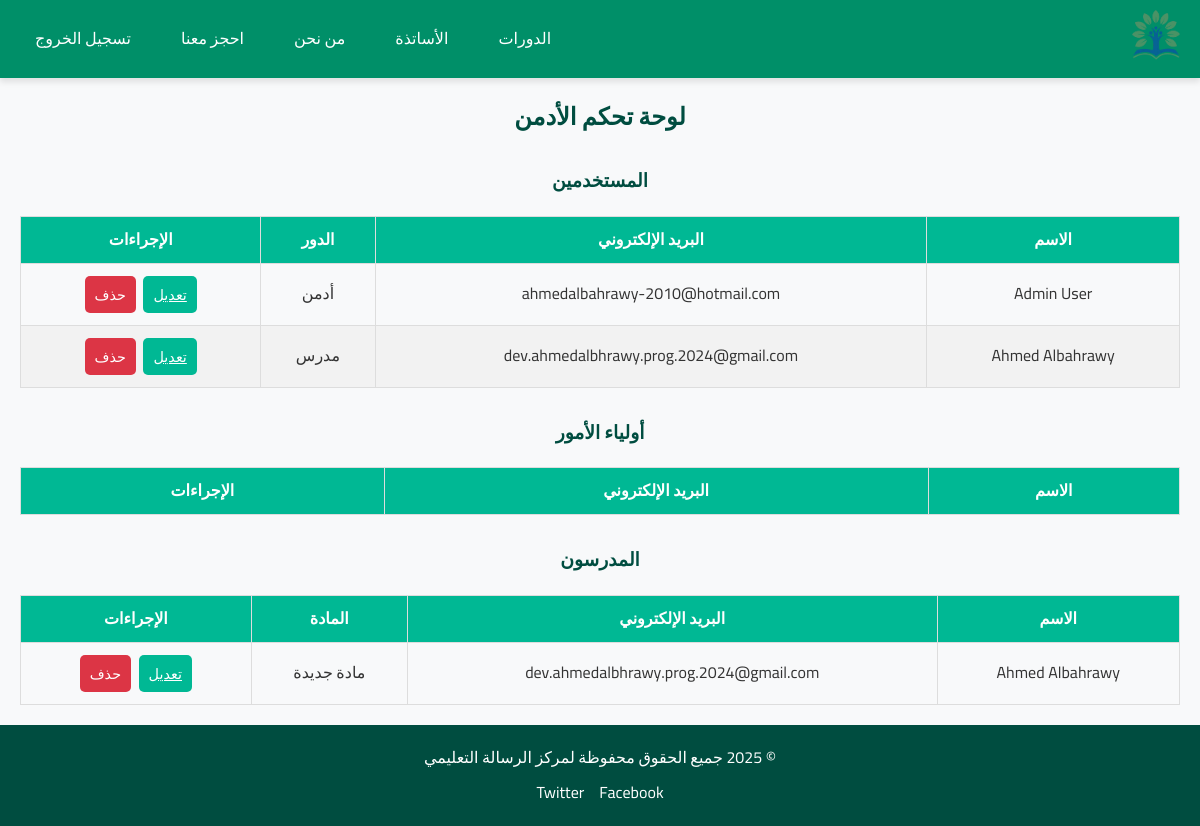
The app's page /admin/dashboard (signed in) with its own data.
### resala/models.py (models this page shows, shortened)
class User(db.Model, UserMixin):
    id = db.Column(db.Integer, primary_key=True)
    name = db.Column(db.String(100), nullable=False)
    email = db.Column(db.String(100), unique=True, nullable=False)
    password_hash = db.Column(db.String(100), nullable=False)
    profile_image = db.Column(db.String(200))  # رابط صورة المستخدم
    role_id = db.Column(db.Integer, db.ForeignKey('role.id'), nullable=False)
    created_at = db.Column(db.DateTime, default=datetime.utcnow)
    updated_at = db.Column(db.DateTime, default=datetime.utcnow, onupdate=datetime.utcnow)
    role = db.relationship('Role', back_populates='users')  # استخدام back_populates
    student = db.relationship('Student', backref='user', uselist=False, lazy=True)
    teacher = db.relationship('Teacher', backref='user', uselist=False, lazy=True)
    parent = db.relationship('Parent', backref='user', uselist=False, lazy=True)
    admin = db.relationship('Admin', backref='user', uselist=False, lazy=True)
    @property
    def is_admin(self):
        return self.role.name == 'أدمن'

class Role(db.Model):
    id = db.Column(db.Integer, primary_key=True)
    name = db.Column(db.String(50), unique=True, nullable=False)  # مثل: طالب، مدرس، ولي أمر، أدمن
    users = db.relationship('User', back_populates='role', lazy=True)  # استخدام back_populates

class Teacher(db.Model):
    id = db.Column(db.Integer, primary_key=True)
    user_id = db.Column(db.Integer, db.ForeignKey('user.id'), unique=True, nullable=False)
    subject = db.Column(db.String(100), nullable=False)  # المادة التي يدرسها
    classes = db.relationship('Class', backref='teacher', lazy=True)  # الفصول التي يدرسها المدر

### resala/auth/routes.py (the view)
@auth.route('/admin/dashboard')
@login_required
def admin_dashboard():
    if not current_user.is_admin:
        flash('غير مصرح لك بتنفيذ هذه العملية', 'error')
        return redirect(url_for('main.home'))
    users = User.query.all()
    parents = Parent.query.all()
    teachers = Teacher.query.all()
    return render_template('admin_dashboard.html', users=users, parents=parents, teachers=teachers)

### resala/models.py (called while the page is built)
@login_manager.user_loader
def load_user(id):
    return User.query.get(int(id))

### resala/templates/admin_dashboard.html (shortened to what this page needs)
{% extends "layout.html" %}
{% block content %}
<div class="admin-dashboard">
    <h2>لوحة تحكم الأدمن</h2>
    <h3>المستخدمين</h3>
    <div class="table-responsive">
        <table class="table">
            <thead>
                <tr>
                    <th>الاسم</th>
                    <th>البريد الإلكتروني</th>
                    <th>الدور</th>
                    <th>الإجراءات</th>
                </tr>
            </thead>
            <tbody>
                {% for user in users %}
                <tr>
                    <td>{{ user.name }}</td>
                    <td>{{ user.email }}</td>
                    <td>{{ user.role.name }}</td>
                    <td>
                        <a href="{{ url_for('auth.edit_user', user_id=user.id) }}" class="btn btn-primary">تعديل</a>
                        <form action="{{ url_for('auth.delete_user', user_id=user.id) }}" method="POST"
                            style="display: inline;">
                            <button type="submit" class="btn btn-danger">حذف</button>
                        </form>
                    </td>
                </tr>
                {% endfor %}
            </tbody>
        </table>
    </div>
    <h3>أولياء الأمور</h3>
    <div class="table-responsive">
        <table class="table">
            <thead>
                <tr>
                    <th>الاسم</th>
                    <th>البريد الإلكتروني</th>
                    <th>الإجراءات</th>
                </tr>
            </thead>
        </table>
    </div>
    <h3>المدرسون</h3>
    <div class="table-responsive">
        <table class="table">
            <thead>
                <tr>
                    <th>الاسم</th>
                    <th>البريد الإلكتروني</th>
                    <th>المادة</th>
                    <th>الإجراءات</th>
                </tr>
            </thead>
            <tbody>
                {% for teacher in teachers %}
                <tr>
                    <td>{{ teacher.user.name }}</td>
                    <td>{{ teacher.user.email }}</td>
                    <td>{{ teacher.subject }}</td>
                    <td>
                        <a href="{{ url_for('auth.edit_teacher', teacher_id=teacher.id) }}"
                            class="btn btn-primary">تعديل</a>
                        <form action="{{ url_for('auth.delete_teacher', teacher_id=teacher.id) }}" method="POST"
                            style="display: inline;">
                            <button type="submit" class="btn btn-danger">حذف</button>
                        </form>
                    </td>
                </tr>
                {% endfor %}
            </tbody>
        </table>
    </div>
</div>
{% endblock %}

### resala/templates/layout.html (shortened to what this page needs)
<!DOCTYPE html>
<html lang="ar" dir="rtl">
<head>
    <link rel="stylesheet" href="{{ url_for('static', filename='css/styles.css') }}">
</head>
<body>
    <header class="navbar">
        <div class="logo">
            <a href="{{ url_for('main.home') }}">
                <picture>
                    <source srcset="{{ url_for('static', filename='icons/Logo.webp') }}" type="image/webp">
                    <img src="{{ url_for('static', filename='icons/Logo.png') }}" alt="شعار الموقع" loading="lazy">
                </picture>
            </a>
        </div>
        <nav>
            <ul class="menu">
                <li><a href="{{ url_for('main.home') }}#courses">الدورات</a></li>
                <li><a href="{{ url_for('main.home') }}#teachers">الأساتذة</a></li>
                <li><a href="{{ url_for('main.home') }}#about">من نحن</a></li>
                <li><a href="{{ url_for('main.home') }}#contact">احجز معنا</a></li>
                {% if current_user.is_authenticated %}
                <li><a href="{{ url_for('auth.logout') }}">تسجيل الخروج</a></li>
                {% else %}
                <li><a href="{{ url_for('auth.login') }}">تسجيل الدخول</a></li>
                <li><a href="{{ url_for('auth.register') }}">إنشاء حساب</a></li>
                {% endif %}
            </ul>
        </nav>
    </header>
    {% block content %}{% endblock %}
    <footer>
        <p>© 2025 جميع الحقوق محفوظة لمركز الرسالة التعليمي</p>
        <div class="social-links">
            <a href="https://www.facebook.com/profile.php?id=100094511378706" target="_blank">Facebook</a>
            <a href="https://twitter.com" target="_blank">Twitter</a>
        </div>
    </footer>
</body>
</html>

### resala/static/css/styles.css (style rules this page uses)
html { scroll-behavior: smooth; }
* { margin: 0; padding: 0; box-sizing: border-box; font-family: "Cairo", sans-serif; }
body { background-color: #f8f9fa; color: #333; line-height: 1.6; text-align: center; }
.navbar { display: flex; justify-content: space-between; align-items: center; padding: 10px 20px; background-color: #008f68; color: white; position: sticky; top: 0; z-index: 1000; box-shadow: 0 4px 6px rgba(0, 0, 0, 0.1); }
.logo img { height: 50px; transition: transform 0.3s ease; }
.menu { display: flex; list-style: none; gap: 20px; margin: 0; padding: 0; }
.menu li a { color: white; text-decoration: none; font-size: 1rem; transition: all 0.3s ease; padding: 10px 15px; border-radius: 5px; }
footer { background-color: #004d40; color: white; padding: 20px 0; text-align: center; }
footer p { margin-bottom: 10px; }
.social-links { display: flex; justify-content: center; gap: 15px; }
.social-links a { color: white; text-decoration: none; font-size: 1rem; transition: color 0.3s; }

### resala/templates/admin_dashboard.html (style rules this page uses)
.admin-dashboard { padding: 20px; background-color: #f8f9fa; }
.admin-dashboard h2 { text-align: center; margin-bottom: 20px; color: #004d40; }
.admin-dashboard h3 { margin-top: 30px; color: #004d40; }
.table-responsive { overflow-x: auto; }
.table { width: 100%; border-collapse: collapse; margin-top: 20px; }
.table th, .table td { padding: 10px; border: 1px solid #ddd; text-align: center; }
.table th { background-color: #00b894; color: white; }
.table tr:nth-child(even) { background-color: #f2f2f2; }
.btn { padding: 5px 10px; border: none; border-radius: 5px; cursor: pointer; font-size: 0.9rem; transition: background-color 0.3s; margin: 2px; }
.btn-primary { background-color: #00b894; color: white; }
.btn-danger { background-color: #dc3545; color: white; }

### records on screen
User: name "Admin User", email "ahmedalbahrawy-2010@hotmail.com", role.name "أدمن"
User: name "Ahmed Albahrawy", email "dev.ahmedalbhrawy.prog.2024@gmail.com", role.name "مدرس"
Teacher: user.name "Ahmed Albahrawy", user.email "dev.ahmedalbhrawy.prog.2024@gmail.com", subject "مادة جديدة"
